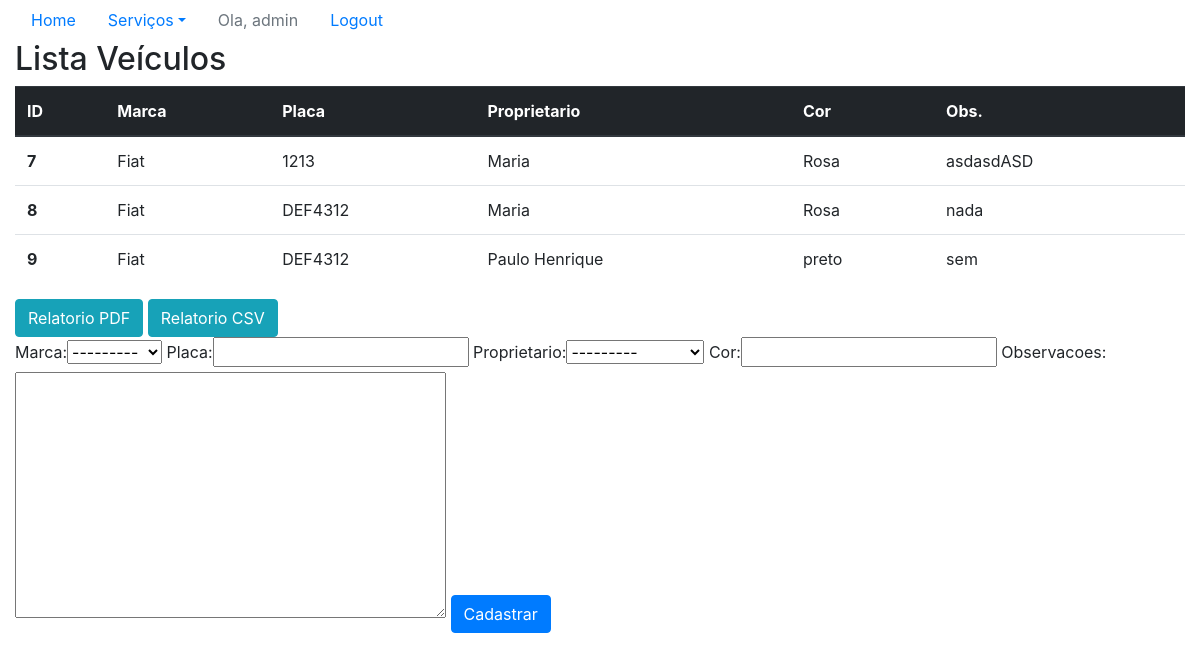
Page /sistema/veiculos/ (signed in) on the committed database.
### core/models.py (models this page shows, shortened)
class Veiculo(models.Model):
    marca = models.ForeignKey(Marca, on_delete=models.CASCADE)
    placa = models.CharField(max_length=7)
    proprietario = models.ForeignKey(Pessoa, on_delete=models.CASCADE)
    cor = models.CharField(max_length=15)
    observacoes = models.TextField()

class Marca(models.Model):
    nome = models.CharField(max_length=50)
    def __str__(self):
        return self.nome

class Pessoa(models.Model):
    nome = models.CharField(max_length=100)
    endereco = models.CharField(max_length=200)
    telefone = models.CharField(max_length=20)
    def __str__(self):
        return self.nome

### core/views.py (the view)
# urls.py: path('veiculos/', lista_veiculos,
@login_required
def lista_veiculos(request):
    form = VeiculoForm()
    veiculos = Veiculo.objects.all
    data = {'veiculos': veiculos, 'form': form}
    return render(request, 'core/lista_veiculos.html', data)

### core/form.py
class VeiculoForm(ModelForm):
    class Meta:
        model = Veiculo
        fields = '__all__'

### core/templates/core/lista_veiculos.html (shortened to what this page needs)
<!DOCTYPE html>
{% extends 'base.html' %}
{% load bootstrap %}
{% block menu %}
<ul class="nav nav-pills">
    <li class="nav-item">
        <a class="nav-link" href="{% url 'core_home' %}">Home</a>
    </li>
    <li class="nav-item dropdown">
        <a class="nav-link dropdown-toggle" data-toggle="dropdown" href="#" role="button" aria-haspopup="true" aria-expanded="false">Serviços</a>
    </li>
    {% if user.is_authenticated %}
        <li class="nav-item">
            <a class="nav-link disabled" href="#">Ola, {{ user }}</a>
        </li>
        <li class="nav-item">
            <a class="nav-link" href="{% url 'logout' %}">Logout</a>
        </li>
    {% else %}
        <li class="nav-item">
            <a class="nav-link" href="{% url 'login' %}">Login</a>
        </li>
    {% endif %}
</ul>
{% endblock %}
{% block main %}
    <div class="row">
        <div class="col">
            <h2>Lista Veículos</h2>
            <table class="table">
                <thead class="thead-dark">
                  <tr>
                    <th scope="col">ID</th>
                    <th scope="col">Marca</th>
                    <th scope="col">Placa</th>
                    <th scope="col">Proprietario</th>
                    <th scope="col">Cor</th>
                    <th scope="col">Obs.</th>
                  </tr>
                </thead>
                <tbody>
                    {% for veiculo in veiculos %}
                    <tr>
                    <th scope="row">{{ veiculo.id }}</th>
                    <td>{{ veiculo.marca }}</td>
                    <td>{{ veiculo.placa }}</td>
                    <td>{{ veiculo.proprietario }}</td>
                    <td>{{ veiculo.cor }}</td>
                    <td>{{ veiculo.observacoes }}</td>
                    </tr>
                    {% endfor %}
                </tbody>
            </table>
            <a class="btn btn-info" href="{% url 'relatorio_pdf' %}">Relatorio PDF</a>
            <a class="btn btn-info" href="{% url 'relatorio_csv' %}">Relatorio CSV</a>
            <form action="{% url 'core_veiculo_novo'%}" method="POST" >
                {{ form|bootstrap }}
            <button type="submit" class="btn btn-primary">Cadastrar</button>
            </form>
        </div>
    </div>
{% endblock %}

### rows in the picture
Veiculo: id "7", marca "Fiat", placa "1213", proprietario "Maria", cor "Rosa", observacoes "asdasdASD"
Veiculo: id "8", marca "Fiat", placa "DEF4312", proprietario "Maria", cor "Rosa", observacoes "nada"
Veiculo: id "9", marca "Fiat", placa "DEF4312", proprietario "Paulo Henrique", cor "preto", observacoes "sem"

### other values in the picture
{{ user }} "admin"
